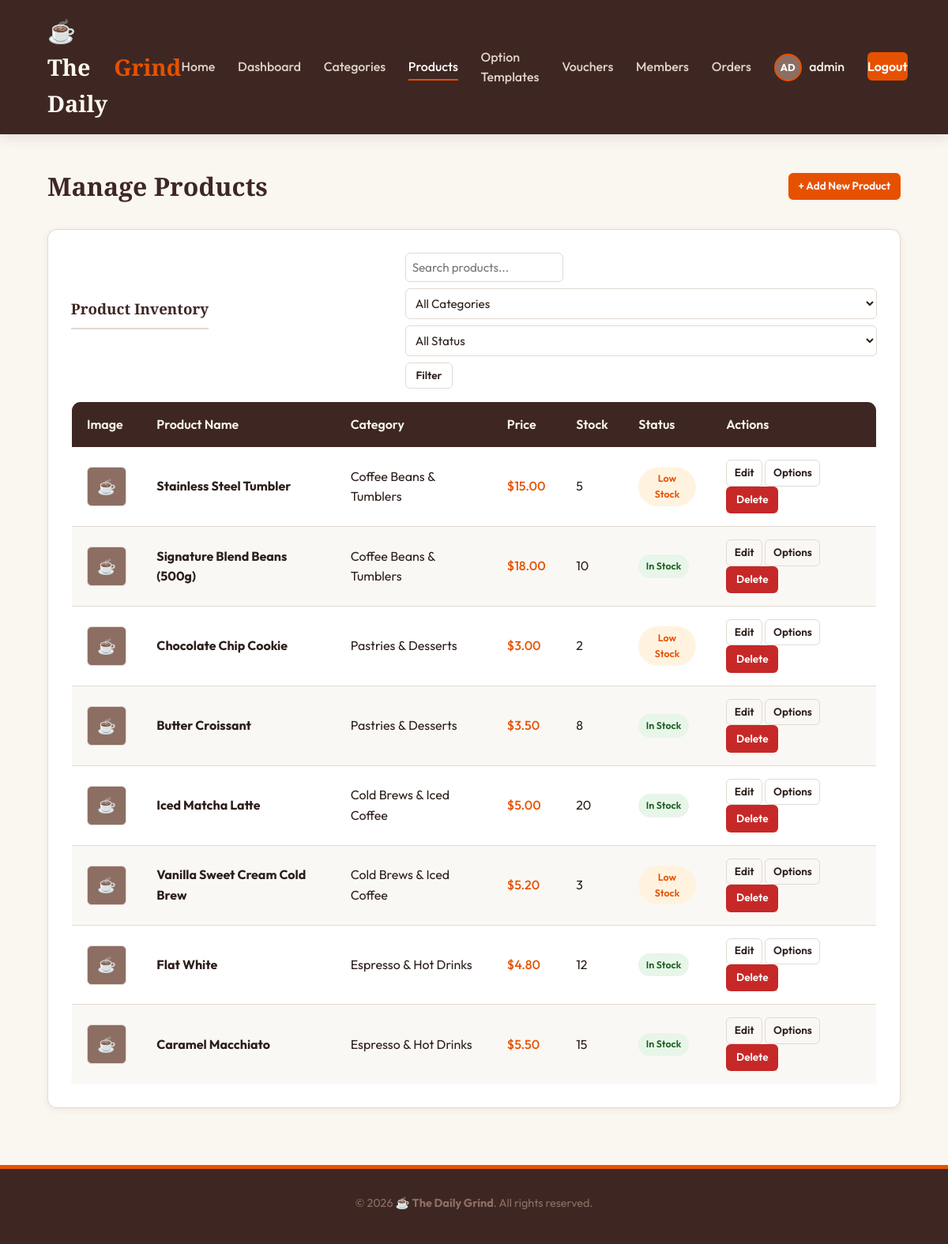
Page /admin/products.php (signed in) on the earlier database version.
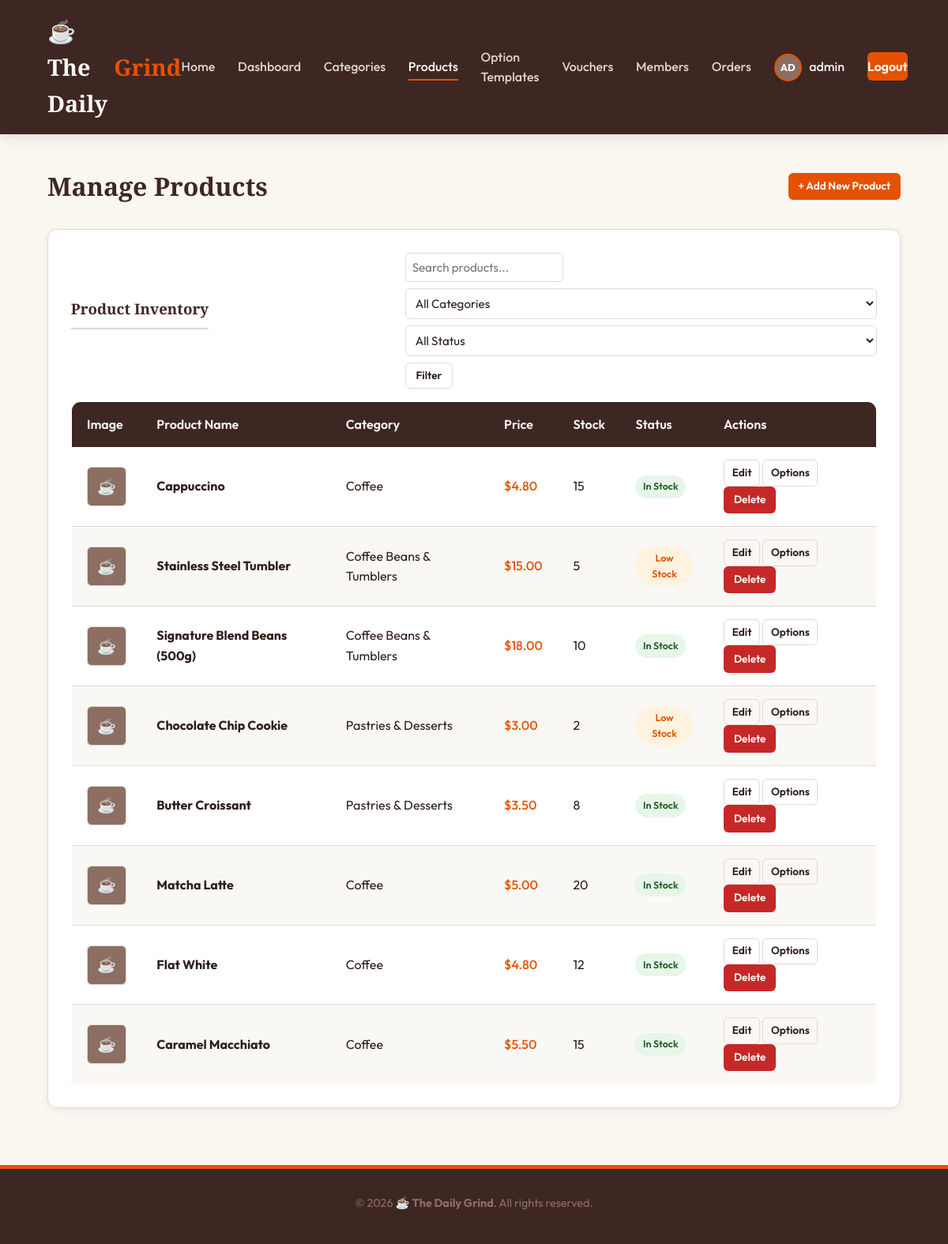
Same page on the later database version.
### tables this page shows
CREATE TABLE `users` (
  `id` INT AUTO_INCREMENT PRIMARY KEY,
  `username` VARCHAR(50) NOT NULL UNIQUE,
  `email` VARCHAR(100) NOT NULL UNIQUE,
  `password` VARCHAR(255) NOT NULL,
  `full_name` VARCHAR(100) NOT NULL,
  `phone` VARCHAR(20) DEFAULT NULL,
  `photo` VARCHAR(255) DEFAULT 'default_user.png',
  `role` ENUM('admin', 'member') DEFAULT 'member',
  `status` ENUM('active', 'blocked') DEFAULT 'active',
  `created_at` TIMESTAMP DEFAULT CURRENT_TIMESTAMP,
  INDEX `idx_users_status` (`status`)
);

CREATE TABLE `products` (
  `id` INT AUTO_INCREMENT PRIMARY KEY,
  `category_id` INT DEFAULT NULL,
  `name` VARCHAR(100) NOT NULL,
  `description` TEXT DEFAULT NULL,
  `price` DECIMAL(10, 2) NOT NULL,
  `stock` INT UNSIGNED DEFAULT 0,
  `created_at` TIMESTAMP DEFAULT CURRENT_TIMESTAMP,
  FOREIGN KEY (`category_id`) REFERENCES `categories` (`id`) ON DELETE SET NULL,
  INDEX `idx_products_name` (`name`)
);

CREATE TABLE `categories` (
  `id` INT AUTO_INCREMENT PRIMARY KEY,
  `name` VARCHAR(50) NOT NULL UNIQUE,
  `description` TEXT DEFAULT NULL
);

### includes/auth.php (called while the page is built, shortened)
<?php
function is_logged_in() {
    return isset($_SESSION['user_id']);
}
function is_admin() {
    return is_logged_in() && isset($_SESSION['user_role']) && $_SESSION['user_role'] === 'admin';
}
function get_logged_in_user($pdo) {
    $stmt = $pdo->prepare("SELECT * FROM users WHERE id = ?");
    $stmt->execute([$_SESSION['user_id']]);
    $user = $stmt->fetch();
    return $user;
}
?>

### admin/products.php (the view, shortened to what this page needs)
<?php
require_once __DIR__ . '/../includes/header.php';
$action = $_GET['action'] ?? 'list';
$search = isset($_GET['q']) ? trim($_GET['q']) : '';
$sql = "SELECT p.*, c.name as category_name,
        (SELECT image_path FROM product_images WHERE product_id = p.id ORDER BY is_primary DESC, id ASC LIMIT 1) as primary_image
        FROM products p
        LEFT JOIN categories c ON p.category_id = c.id";
$params = [];
$sql .= " ORDER BY p.id DESC";
$prod_stmt = $pdo->prepare($sql);
$prod_stmt->execute($params);
$all_products = $prod_stmt->fetchAll();
?>
<div class="page-header-actions">
    <h1>Manage Products</h1>
    <?php if ($action === 'list'): ?>
        <a href="products.php?action=add" class="btn btn-accent btn-sm">+ Add New Product</a>
    <?php else: ?>
        <a href="products.php" class="btn btn-secondary btn-sm">&larr; Back to List</a>
    <?php endif; ?>
</div>
<?php if ($action === 'list'): ?>
    <div class="admin-panel" style="margin-bottom: 2rem;">
        <div style="display: flex; justify-content: space-between; align-items: center; flex-wrap: wrap; gap: 1rem; margin-bottom: 1rem;">
            <h3>Product Inventory</h3>
            <form action="products.php" method="GET" style="display: flex; gap: 0.5rem; flex-wrap: wrap; align-items: center;">
                <input type="text" name="q" class="form-control" placeholder="Search products..." value="<?= htmlspecialchars($search) ?>" style="padding: 0.5rem; width: 200px;">
                <select name="category" class="form-control" style="padding: 0.5rem;">
                    <option value="0">All Categories</option>
                </select>
                <select name="status" class="form-control" style="padding: 0.5rem;">
                    <option value="">All Status</option>
                </select>
                <button type="submit" class="btn btn-secondary btn-sm">Filter</button>
            </form>
        </div>
        <?php if (empty($all_products)): ?>
            <p style="color: var(--text-muted); padding: 1rem 0;">No products found.</p>
        <?php else: ?>
            <div class="table-responsive">
                <table class="table">
                    <thead>
                        <tr>
                            <th>Image</th>
                            <th>Product Name</th>
                            <th>Category</th>
                            <th>Price</th>
                            <th>Stock</th>
                            <th>Status</th>
                            <th>Actions</th>
                        </tr>
                    </thead>
                    <tbody>
                        <?php foreach ($all_products as $p): ?>
                            <tr>
                                <td>
                                    <?php
                                    $photo_path = '../uploads/products/' . $p['primary_image'];
                                    if (!empty($p['primary_image']) && file_exists(__DIR__ . '/' . $photo_path)):
                                    ?>
                                        <img src="<?= $photo_path ?>" class="img-thumbnail" alt="<?= htmlspecialchars($p['name']) ?>">
                                    <?php else: ?>
                                        <div class="img-thumbnail" style="background-color: var(--primary-light); color: white; display: flex; align-items: center; justify-content: center; font-size: 1.2rem;">☕</div>
                                    <?php endif; ?>
                                </td>
                                <td><strong><?= htmlspecialchars($p['name']) ?></strong></td>
                                <td><?= htmlspecialchars($p['category_name'] ?? 'Uncategorized') ?></td>
                                <td style="font-weight: 500; color: var(--accent);">$<?= number_format($p['price'], 2) ?></td>
                                <td><?= $p['stock'] ?></td>
                                <td>
                                    <?php if ($p['stock'] == 0): ?>
                                        <span class="badge badge-cancelled">Sold Out</span>
                                    <?php elseif ($p['stock'] <= 5): ?>
                                        <span class="badge badge-pending">Low Stock</span>
                                    <?php else: ?>
                                        <span class="badge badge-active">In Stock</span>
                                    <?php endif; ?>
                                </td>
                                <td>
                                    <a href="products.php?action=edit&id=<?= $p['id'] ?>" class="btn btn-secondary btn-sm" style="padding: 0.3rem 0.6rem;">Edit</a>
                                    <a href="product_options.php?product_id=<?= $p['id'] ?>" class="btn btn-secondary btn-sm" style="padding: 0.3rem 0.6rem;">Options</a>
                                    <a href="products.php?action=delete&id=<?= $p['id'] ?>" class="btn btn-danger btn-sm confirm-action" data-confirm-message="Are you sure you want to delete product '<?= htmlspecialchars($p['name']) ?>'? This will permanently delete the item and all its image files from storage.">Delete</a>
                                </td>
                            </tr>
                        <?php endforeach; ?>
                    </tbody>
                </table>
            </div>
        <?php endif; ?>
    </div>
<?php endif; ?>
<?php
require_once __DIR__ . '/../includes/footer.php';
?>

### includes/header.php (shortened to what this page needs)
<?php
$is_admin_dir = (strpos($_SERVER['SCRIPT_NAME'], '/admin/') !== false);
$base_path = $is_admin_dir ? '../' : './';
$current_page = basename($_SERVER['SCRIPT_NAME']);
function nav_active(string $page, bool $in_admin_dir, string $current_page, bool $is_admin_dir): string {
    return ($in_admin_dir === $is_admin_dir && $current_page === $page) ? ' active' : '';
}
require_once __DIR__ . '/db.php';
require_once __DIR__ . '/auth.php';
$current_user = null;
if (is_logged_in()) {
    $current_user = get_logged_in_user($pdo);
}
?>
<!DOCTYPE html>
<html lang="en">
<head>
    <link rel="stylesheet" href="<?= $base_path ?>assets/css/style.css">
</head>
<body>
<header>
    <div class="nav-container">
        <div class="logo">
            <a href="<?= $base_path ?>index.php">☕ The Daily <span>Grind</span></a>
        </div>
        <nav>
            <ul class="nav-menu">
                <li class="nav-item"><a href="<?= $base_path ?>index.php" class="<?= trim(nav_active('index.php', false, $current_page, $is_admin_dir)) ?>">Home</a></li>
                <?php if (is_admin()): ?>
                    <li class="nav-item"><a href="<?= $base_path ?>admin/index.php" class="<?= trim(nav_active('index.php', true, $current_page, $is_admin_dir)) ?>">Dashboard</a></li>
                    <li class="nav-item"><a href="<?= $base_path ?>admin/categories.php" class="<?= trim(nav_active('categories.php', true, $current_page, $is_admin_dir)) ?>">Categories</a></li>
                    <li class="nav-item"><a href="<?= $base_path ?>admin/products.php" class="<?= trim(nav_active('products.php', true, $current_page, $is_admin_dir)) ?>">Products</a></li>
                    <li class="nav-item"><a href="<?= $base_path ?>admin/option_templates.php" class="<?= trim(nav_active('option_templates.php', true, $current_page, $is_admin_dir)) ?>">Option Templates</a></li>
                    <li class="nav-item"><a href="<?= $base_path ?>admin/vouchers.php" class="<?= trim(nav_active('vouchers.php', true, $current_page, $is_admin_dir)) ?>">Vouchers</a></li>
                    <li class="nav-item"><a href="<?= $base_path ?>admin/members.php" class="<?= trim(nav_active('members.php', true, $current_page, $is_admin_dir)) ?>">Members</a></li>
                    <li class="nav-item"><a href="<?= $base_path ?>admin/orders.php" class="<?= trim(nav_active('orders.php', true, $current_page, $is_admin_dir)) ?>">Orders</a></li>
                <?php endif; ?>
                <?php if (is_logged_in() && $current_user): ?>
                    <li class="nav-profile">
                        <?php
                        $avatar = !empty($current_user['photo']) ? $base_path . 'uploads/profiles/' . $current_user['photo'] : '';
                        if (!empty($current_user['photo']) && file_exists(__DIR__ . '/../uploads/profiles/' . $current_user['photo'])):
                        ?>
                            <img src="<?= $avatar ?>" class="nav-avatar" alt="Avatar">
                        <?php else: ?>
                            <div class="nav-avatar" style="background-color: var(--primary-light); color: white; display: flex; align-items: center; justify-content: center; font-size: 0.8rem; font-weight: 700; text-transform: uppercase;">
                                <?= substr($current_user['username'], 0, 2) ?>
                            </div>
                        <?php endif; ?>
                        <a href="<?= $base_path ?>profile.php" style="color: var(--bg-cream); font-weight: 500;">
                            <?= htmlspecialchars($current_user['username']) ?>
                        </a>
                    </li>
                    <li class="nav-item"><a href="<?= $base_path ?>logout.php" class="nav-btn">Logout</a></li>
                <?php else: ?>
                    <li class="nav-item"><a href="<?= $base_path ?>login.php">Login</a></li>
                    <li class="nav-item"><a href="<?= $base_path ?>register.php" class="nav-btn">Register</a></li>
                <?php endif; ?>
            </ul>
        </nav>
    </div>
</header>
<main>

### includes/footer.php (shortened to what this page needs)
</main>
<footer>
    <p>&copy; <?= date('Y') ?> ☕ <strong>The Daily Grind</strong>. All rights reserved.</p>
</footer>
</body>
</html>

Differences in the rows shown:
removed products: name "Vanilla Sweet Cream Cold Brew", category.name "Cold Brews & Iced Coffee", price "5.20", stock "3", shows "Low Stock"
added products: name "Cappuccino", category.name "Coffee", price "4.80", stock "15", shows "In Stock"
changed products: name "Iced Matcha Latte" → "Matcha Latte"; category.name "Cold Brews & Iced Coffee" → "Coffee"
changed through a linked row, products "Flat White": category.name "Espresso & Hot Drinks" → "Coffee"
changed through a linked row, products "Caramel Macchiato": category.name "Espresso & Hot Drinks" → "Coffee"
